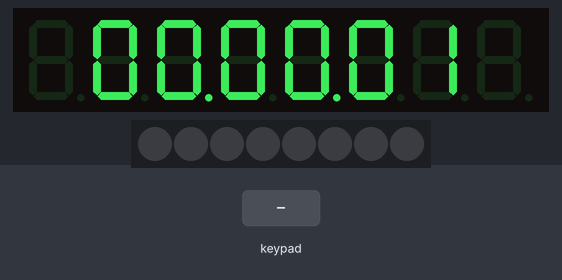
A sketch run on a simulated Arduino Uno, built with avr-gcc and run on an emulated ATmega328P. Shown: 8-digit seven-segment display, 8 RGB LEDs in strip order, left to right. Inputs (shaded band) come from the test bench.

Above: at 1.2 s.
1.3 s: key '1' pressed
At 2.8 s:
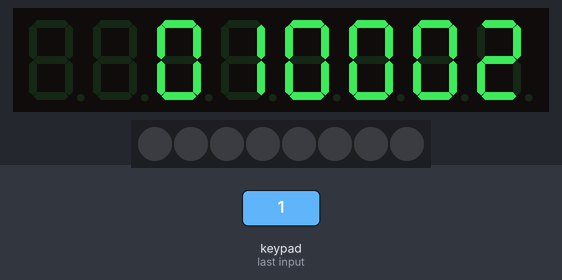
3.5 s: keypad keys 1 2 pressed 0.4 s apart
At 3.7 s:
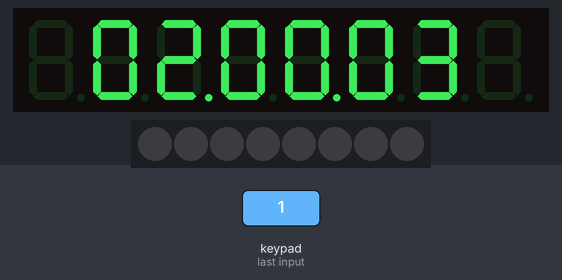
5.8 s: key '2' pressed
At 6.8 s:
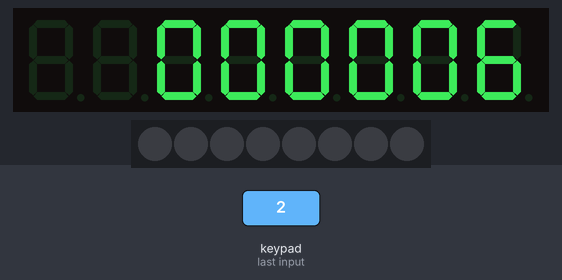
7.5 s: keypad keys 2 5 pressed 0.4 s apart
At 8.8 s:
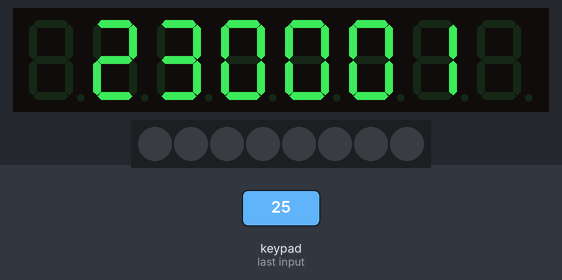
Timing chart, 0 to 10.5 s (numbered marks = the images above; inputs shaded):
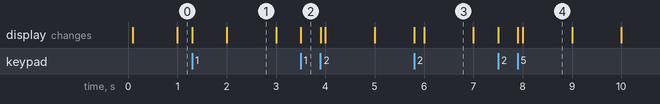

The sketch:

tm1638_clock.ino
```cpp
#include <TM1638.h>

TM1638 tm (8, 9, 7);

unsigned long waitcheckTime=0;
unsigned long waitcheckButtons=0;

unsigned long intervalcheckTime=1000;
unsigned long intervalcheckButtons=100;

unsigned long gapSecond=0;
boolean dots=0;

boolean moduleOff=0;

void setup(){
  waitcheckTime = intervalcheckTime;
  waitcheckButtons = intervalcheckButtons;
}

void loop(){
  checkTime();
  checkButtons();
}

void checkTime(){
  if (millis() >= waitcheckTime) {
    dots = !dots;
    drawToModule();
    waitcheckTime += intervalcheckTime;
  }
}

void checkButtons(){
  if (millis() >= waitcheckButtons) {
    tm.setLEDs(0);
    byte buttons=tm.getButtons();
    if(buttons>0){
      for (byte i=0;i<6;i++){
        if ((buttons & 1<<i) != 0) {
          buttonEvent(i);
          waitcheckButtons +=intervalcheckButtons;
          drawToModule();
        }
      }
    }
    waitcheckButtons +=intervalcheckButtons;
  }
}

void drawToModule(){
  if (!moduleOff){
    unsigned long elapSecond = round(millis() / 1000);
    unsigned long totalSecond = gapSecond + elapSecond;
    byte pos = totalSecond % 4;
    if (pos>2) pos=1;
    tm.clearDisplay();
    tm.setDisplayToString(formatTime(totalSecond),(dots * 80),pos);
  }
}


void buttonEvent(byte inp){
  tm.setLED((inp % 2 ) + 1,inp);
  switch (inp) {
  case 0:
    if (hour(gapSecond) != 23)    {
      gapSecond += 3600    ;
    }
    else      {
      gapSecond -= 82800;
    }
    break;
  case 1:
    if (hour(gapSecond) != 0){
      gapSecond -= 3600;
    }
    else{
      gapSecond += 82800;
    }
    break;
  case 2:
    if (minute(gapSecond) != 59){
      gapSecond += 60;
    }
    else{
      gapSecond -= 3540;
    }
    break;
  case 3:
    if (minute(gapSecond) != 0){
      gapSecond -= 60;
    }
    else{
      gapSecond += 3540;
    }
    break;
  case 4:
    gapSecond -= second(gapSecond + round(millis() / 1000));
    break;
  case 5:
    moduleOff = !moduleOff;
    if (moduleOff) tm.clearDisplay();
    break;
  case 6:
    break;
  case 7:
    break;
  }
}


String formatTime(unsigned long inp){
  return hourStr(inp) + minuteStr(inp) + secondStr(inp);
}

String formatNumber(String inp){
  if (inp.length()==1) {
    return "0" + inp;
  }
  else{
    return inp;
  }
}

String hourStr(unsigned long inp){
  return  formatNumber(String(hour(inp)));
}

String minuteStr(unsigned long inp){
  return  formatNumber(String(minute(inp)));
}

String secondStr(unsigned long inp){
  return  formatNumber(String(second(inp)));
}

byte hour(unsigned long inp){
  return  byte((inp/3600) % 24);
}

byte minute(unsigned long inp){
  return  byte((inp/60) % 60);
}

byte second(unsigned long inp){
  return  byte(inp % 60);
}
```

Measured:
- what the display in image 1 shows lasts 1.0 s, from 2.0 s to 3.0 s
